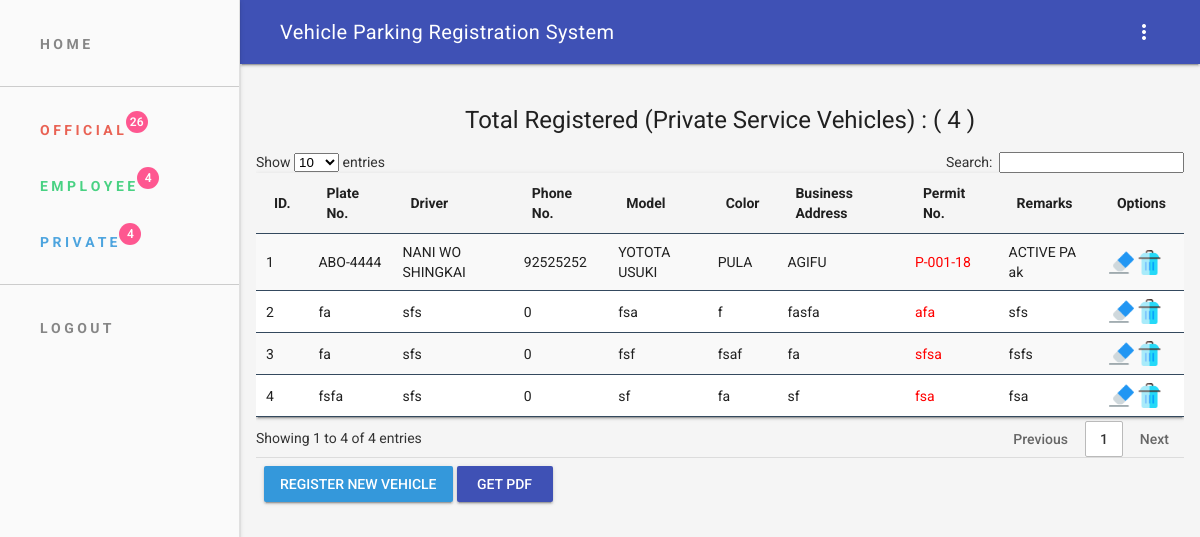
Screenshot of /h-private.php (signed in) with the database file from the repository.
### tables this page shows
CREATE TABLE `private_vehicles` (
  `ID` int(11) NOT NULL,
  `PlateNo` varchar(50) NOT NULL,
  `Driver` varchar(50) NOT NULL,
  `PhoneNo` int(50) NOT NULL,
  `Model` varchar(50) NOT NULL,
  `Color` varchar(50) NOT NULL,
  `BusinessAdd` varchar(50) NOT NULL,
  `PermitNo` varchar(50) NOT NULL,
  `Remarks` varchar(50) NOT NULL
);

### h-private.php (the view, shortened to what this page needs)
<?php include 'inc/header.php'; ?>
	 <main class="mdl-layout__content mdl-color--grey-100">
        <div class="mdl-grid">
			<div class="mdl-cell mdl-cell--12-col">
			<?php
                    require_once "db/config.php";
                    $ID = 1;
                    $sql ="SELECT * FROM private_vehicles";
                    if($result = $dbconn->query($sql)){
                        if($result->num_rows > 0){
                        	$query1      =   "SELECT COUNT(*) FROM private_vehicles";
                            $result1     =   mysqli_query($dbconn,$query1);
                            $rows        =   mysqli_fetch_row($result1);
                            echo "<h4 style='text-align:center;'>Total Registered (Private Service Vehicles) : "."( ".$rows[0]." )"."</h4>";
                        	echo "<div class='table-responsive'>";
                            echo "<table id='myTable' class='row-border hover stripe mdl-shadow--2dp ' style='width:100%;'>";
                                echo "<thead>";
                                    echo "<tr>";
                                        echo "<th class='mdl-data-table__cell--non-numeric'>ID.</th>";
                                        echo "<th class='mdl-data-table__cell--non-numeric'>Plate No.</th>";
                                        echo "<th class='mdl-data-table__cell--non-numeric'>Driver</th>";
                                        echo "<th class='mdl-data-table__cell--non-numeric'>Phone No.</th>";
                                        echo "<th class='mdl-data-table__cell--non-numeric'>Model</th>";
                                        echo "<th class='mdl-data-table__cell--non-numeric'>Color</th>";
                                        echo "<th class='mdl-data-table__cell--non-numeric'>Business Address</th>";
                                        echo "<th class='mdl-data-table__cell--non-numeric'>Permit No.</th>";
                                        echo "<th class='mdl-data-table__cell--non-numeric'>Remarks</th>";
                                        echo "<th class='mdl-data-table__cell--non-numeric'>Options</th>";
                                    echo "</tr>";
                                echo "</thead>";
                                echo "<tbody>";
                                while($row = $result->fetch_array()){
                                    echo "<tr>";
                                        echo "<td class='mdl-data-table__cell--non-numeric'>" . $ID++ . "</td>";
                                        echo "<td class='mdl-data-table__cell--non-numeric'>" . $row['PlateNo'] . "</td>";
                                        echo "<td class='mdl-data-table__cell--non-numeric'>" . $row['Driver'] . "</td>";
                                        echo "<td class='mdl-data-table__cell--non-numeric'>" . $row['PhoneNo'] . "</td>";
                                        echo "<td class='mdl-data-table__cell--non-numeric'>" . $row['Model'] . "</td>";
                                        echo "<td class='mdl-data-table__cell--non-numeric'>" . $row['Color'] . "</td>";
                                        echo "<td class='mdl-data-table__cell--non-numeric'>" . $row['BusinessAdd'] . "</td>";
                                        echo "<td class='mdl-data-table__cell--non-numeric' style='color:red;'>" . $row['PermitNo'] . "</td>";
                                        echo "<td class='mdl-data-table__cell--non-numeric'>" . $row['Remarks'] . "</td>";
                                        echo "<td>";
                                            echo "<a href='edit_private.php?ID=". $row['ID'] ."' title='Edit Record' data-toggle='tooltip'><img src='assets/images/edit.png' width='25'></a>";
                                            echo "<a href='delete_private.php?ID=". $row['ID'] ."' title='Delete Record' data-toggle='tooltip'><img src='assets/images/delete.png' width='25'></a>";
                                        echo "</td>";
                                    echo "</tr>";
                                }
                                echo "</tbody>";
                            echo "</table>";
                            echo "</div>";
                        } else{
                            echo "<p class='lead'><em>No records were found.</em></p>";
                        }
                    } else{
                        echo "ERROR: Could not able to execute $sql. " . $dbconn->error;
                    }
                    ?>
			 <div class="mdl-card__actions mdl-card--border">
			    <a class="mdl-button mdl-js-button mdl-button--raised mdl-js-ripple-effect" style="background-color: #3498db; color: white;" href="add_private.php">
					  Register New Vehicle
				</a>
                <a class="mdl-button mdl-js-button mdl-button--raised mdl-js-ripple-effect mdl-button--colored" style="color: white;" href="TCPDF/User/private_vehicles.php">
                      Get PDF
                </a>
              </div>
			  </div>
			</div>
     	</div>
<?php include 'inc/footer.php'; ?>

### assets/css/styles.css (style rules this page uses)
html, body { font-family: 'Roboto', 'Helvetica', sans-serif; }

### h-private.php (style rules this page uses)
.table-responsive { min-height: .01%; overflow-x: auto; }

### rows the page displays
private_vehicles: PlateNo "ABO-4444", Driver "NANI WO SHINGKAI", PhoneNo "92525252", Model "YOTOTA USUKI", Color "PULA", BusinessAdd "AGIFU", PermitNo "P-001-18", Remarks "ACTIVE PA ak"
private_vehicles: PlateNo "fa", Driver "sfs", PhoneNo "0", Model "fsa", Color "f", BusinessAdd "fasfa", PermitNo "afa", Remarks "sfs"
private_vehicles: PlateNo "fa", Driver "sfs", PhoneNo "0", Model "fsf", Color "fsaf", BusinessAdd "fa", PermitNo "sfsa", Remarks "fsfs"
private_vehicles: PlateNo "fsfa", Driver "sfs", PhoneNo "0", Model "sf", Color "fa", BusinessAdd "sf", PermitNo "fsa", Remarks "fsa"

### other values shown
$rows[0] "4"
